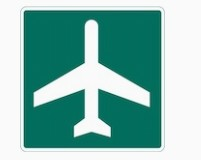
#> input picture build/data/guide signs/airport_sign_1.jpg, 201 x 160 px; its folder holds only this picture in this run
$ python test_phase_1b_green.py
#> lines starting #> are read from the running program, lines starting #| are printed output that depends on the picture; after the words box and inside, x2 and y2 are one past the last pixel; in counts of white or black regions, pixels touching at a corner belong together
### scripts/test_utils.py
"""Shared helpers for saving detection test images."""
import os

import cv2

ROOT = os.path.dirname(os.path.dirname(os.path.abspath(__file__)))
OUT_ROOT = os.path.join(ROOT, "build", "test_out")
STATIC_WIDTH = 400


def data_subfolder_path(relative_folder):
    """e.g. 'construction signs' -> absolute data path."""
    return os.path.join(ROOT, "data", relative_folder)


def output_subfolder_path(relative_folder):
    """Mirror data/ layout under build/test_out/."""
    path = os.path.join(OUT_ROOT, relative_folder)
    os.makedirs(path, exist_ok=True)
    return path


def load_resized(image_path, width=STATIC_WIDTH):
#> called with width = 400
    frame = cv2.imread(image_path)
#> frame is the input picture: shape (160, 201, 3); mean B, G, R 175.2, 182.8, 133.4
    if frame is None:
        return None
    height = int(frame.shape[0] * (width / frame.shape[1]))
#> height = 318
    return cv2.resize(frame, (width, height))
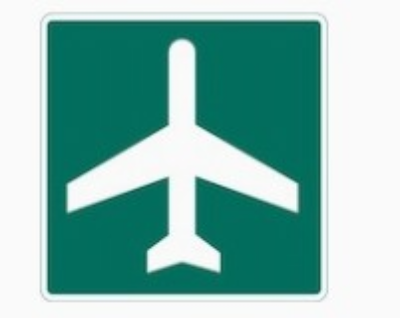
#> returned value: shape (318, 400, 3); mean of channels 0, 1, 2 175.2, 182.8, 133.3; drawn as B, G, R


def save_detection_result(frame, data_relative_folder, image_filename):
    """
    Save annotated frame only (no headers, no mask panels).
    Mirrors data/<folder>/ under build/test_out/<folder>/.
    """
    out_dir = output_subfolder_path(data_relative_folder)
    out_path = os.path.join(out_dir, image_filename)
    cv2.imwrite(out_path, frame)
    return out_path


# [12 lines left out: function draw_label, not called in this run]

### scripts/test_phase_1b_green.py
"""Phase 1b: green mask overlay on data/guide signs/*.jpg."""
import glob
import os
import sys

sys.path.insert(0, os.path.dirname(os.path.abspath(__file__)))

import cv2

from test_utils import data_subfolder_path, load_resized, save_detection_result

DATA_FOLDER = "guide signs"
GREEN_OVERLAY = (0, 200, 0)  # BGR
MIN_GREEN_PIXELS = 1000


def get_static_green_mask(frame):
    blurred = cv2.GaussianBlur(frame, (5, 5), 0)
    hsv = cv2.cvtColor(blurred, cv2.COLOR_BGR2HSV)
#> hsv: shape (318, 400, 3); mean H, S, V 65.4, 112.5, 182.9
    mask = cv2.inRange(hsv, (35, 100, 50), (85, 255, 255))
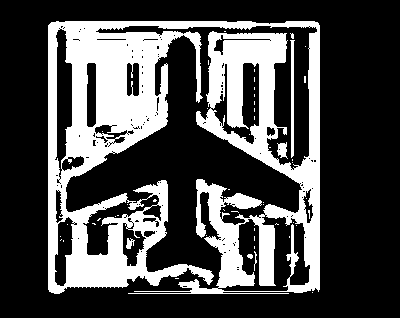
#> mask: shape (318, 400); 29.7% white; 51 white regions (45 under 20 px), largest, box (x1, y1, x2, y2) and area: (48, 21, 320, 294) 37048, (290, 40, 295, 158) 353, (277, 142, 288, 159) 119, (126, 238, 135, 249) 59, (254, 251, 257, 271) 26, (247, 254, 253, 259) 23
    k = cv2.getStructuringElement(cv2.MORPH_RECT, (3, 3))
    mask = cv2.morphologyEx(mask, cv2.MORPH_OPEN, k)
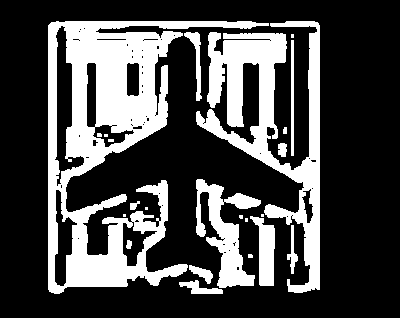
#> mask: shape (318, 400); 28.6% white; 23 white regions (10 under 20 px), largest, box (x1, y1, x2, y2) and area: (48, 21, 269, 294) 19940, (196, 21, 320, 293) 10757, (196, 179, 261, 288) 2837
    mask = cv2.morphologyEx(mask, cv2.MORPH_CLOSE, k)
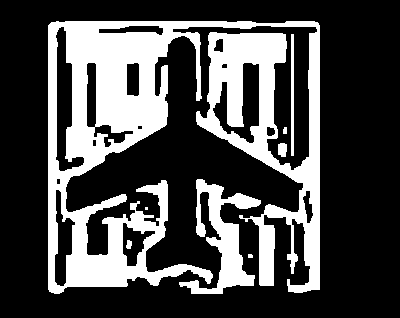
#> mask: shape (318, 400); 29.1% white; 8 white regions (2 under 20 px), largest, box (x1, y1, x2, y2) and area: (48, 21, 320, 294) 33245, (179, 179, 261, 294) 3188, (291, 34, 294, 156) 366, (278, 143, 287, 157) 111, (126, 240, 132, 249) 43, (283, 127, 287, 134) 26
    return mask


def image_paths():
    folder = data_subfolder_path(DATA_FOLDER)
    patterns = [
        os.path.join(folder, "*.jpg"),
        os.path.join(folder, "*.jpeg"),
        os.path.join(folder, "*.png"),
    ]
    seen = set()
    paths = []
    for pattern in patterns:
        for p in sorted(glob.glob(pattern)):
            if p not in seen:
                seen.add(p)
                paths.append(p)
    return paths


def main():
    paths = image_paths()
    if not paths:
        print(f"No images found in data/{DATA_FOLDER}/")
        return 1

    passed = failed = 0
    saved = []
    for path in paths:
        name = os.path.basename(path)
        frame = load_resized(path)
        if frame is None:
            print(f"SKIP {name}: could not load")
            continue

        mask = get_static_green_mask(frame)
        green_px = cv2.countNonZero(mask)
#> green_px = 37007
        overlay = frame.copy()
        overlay[mask > 0] = GREEN_OVERLAY
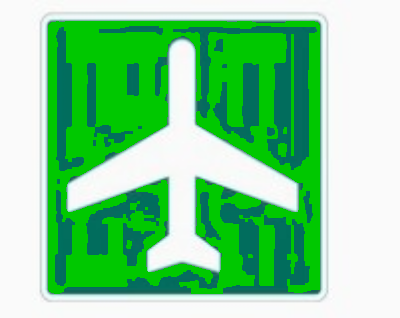
#> overlay: shape (318, 400, 3); mean of channels 0, 1, 2 148.2, 209.3, 131.1; drawn as B, G, R

        out_path = save_detection_result(overlay, DATA_FOLDER, name)
        saved.append(out_path)

        if green_px >= MIN_GREEN_PIXELS:
            passed += 1
            print(f"PASS {name}: {green_px} green px -> {out_path}")
#| PASS airport_sign_1.jpg: 37007 green px -> build/test_out/guide signs/airport_sign_1.jpg
        else:
            failed += 1
            print(f"FAIL {name}: only {green_px} green px -> {out_path}")

    print(f"\n{passed} passed, {failed} failed, {len(saved)} saved")
#| 1 passed, 0 failed, 1 saved
    if saved:
        try:
            os.startfile(os.path.dirname(saved[0]))
        except OSError:
            pass
    return 0 if failed == 0 else 1


if __name__ == "__main__":
    raise SystemExit(main())
#> (the program exits here)
